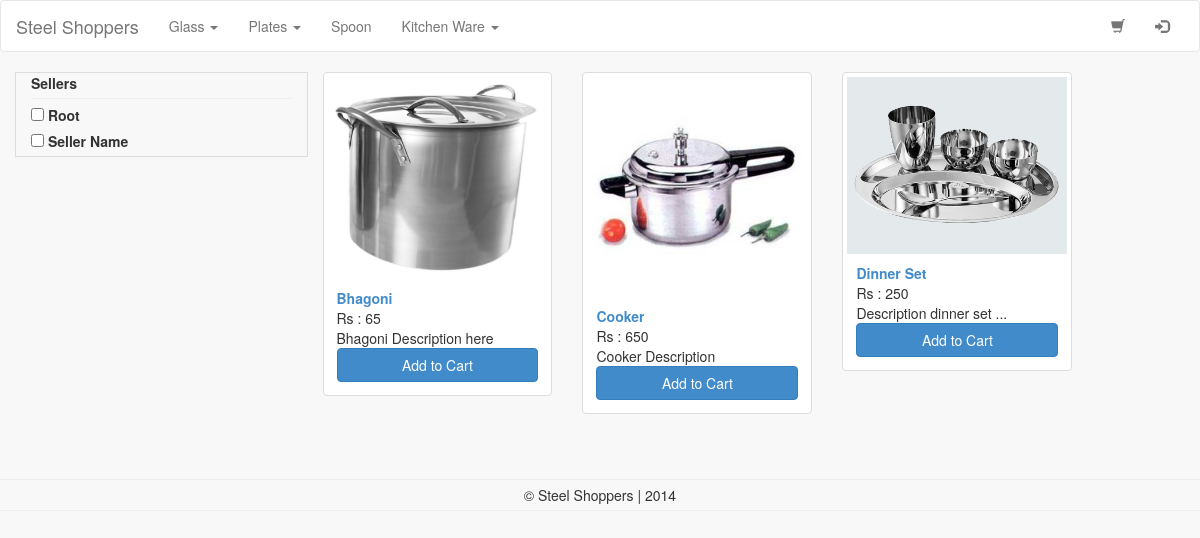
Page /category.php?category=Kitchen Ware on the committed database.
### tables this page shows
CREATE TABLE IF NOT EXISTS `ss_category` (
  `id` int(10) NOT NULL AUTO_INCREMENT,
  `category` varchar(200) NOT NULL,
  `description` varchar(500) NOT NULL,
  PRIMARY KEY (`id`)
);

CREATE TABLE IF NOT EXISTS `ss_user` (
  `id` int(11) NOT NULL AUTO_INCREMENT,
  `username` varchar(20) NOT NULL,
  `password` varchar(64) NOT NULL,
  `salt` varchar(32) NOT NULL,
  `name` varchar(50) NOT NULL,
  `joined` datetime NOT NULL,
  `group` varchar(2) NOT NULL,
  `email` varchar(100) NOT NULL,
  `mobile` varchar(15) NOT NULL,
  `address` varchar(1000) NOT NULL,
  PRIMARY KEY (`id`)
);

CREATE TABLE IF NOT EXISTS `ss_item` (
  `id` int(50) NOT NULL AUTO_INCREMENT,
  `name` varchar(500) NOT NULL,
  `price` int(10) NOT NULL,
  `description` varchar(1000) DEFAULT NULL,
  `category` varchar(200) NOT NULL,
  `sub_category` varchar(10) DEFAULT NULL,
  `seller_id` int(10) DEFAULT NULL,
  `image` varchar(250) NOT NULL,
  PRIMARY KEY (`id`)
);

### classes/DB.php (called while the page is built, shortened)
<?php
class DB {
    private static $_instance = null;
    private $_pdo,
            $_query,
            $_error = false,
            $_results,
            $_count = 0;
    private function __construct() {
        try {
            $this->_pdo = new PDO('mysql:host=' . Config::get('mysql/host') . ';dbname=' . Config::get('mysql/db'), Config::get('mysql/username'), Config::get('mysql/password'));
        } catch(PDOException $e) {
            die($e->getMessage());
        }
    }
    public static function getInstance() {
        if(!isset(self::$_instance)) {
            self::$_instance = new DB();
        }
        return self::$_instance;
    }
    public function query($sql, $params = array()) {
        $this->_error = false;
        if($this->_query = $this->_pdo->prepare($sql)) {
            $x = 1;
            if(count($params)) {
                foreach($params as $param) {
                    $this->_query->bindValue($x, $param);
                    $x++;
                }
            }
            if($this->_query->execute()) {
                $this->_results = $this->_query->fetchAll(PDO::FETCH_OBJ);
                $this->_count = $this->_query->rowCount();
            } else {
                $this->_error = true;
            }
        }
        return $this;
    }
    public function action($action, $table, $where = array(), $limit = 30) {
        if(count($where) === 3) {
            $operators = array('=', '>', '<', '>=', '<=');
            $field = $where[0];
            $operator = $where[1];
            $value = $where[2];
            if(in_array($operator, $operators)) {
                $sql = "{$action} FROM {$table} WHERE {$field} {$operator} ? LIMIT {$limit}";
                if(!$this->query($sql, array($value))->error()) {
                    return $this;
                }
            }
        }
        return false;
    }
    public function get($table, $where) {
        return $this->action('SELECT *', $table, $where);
    }
    public function results() {
        return $this->_results;
    }
    public function error() {
        return $this->_error;
    }
    public function count() {
        return $this->_count;
    }
}

### classes/Category.php (called while the page is built, shortened)
<?php
class Category {
    private $_db,
            $_subCategory,
            $_category;
    public function __construct() {
        $this->_db = DB::getInstance();
        $this->_category = $this->_db->action("SELECT *", "ss_category", array('1', '=', '1'));
    }
    public function exist() {
        return (!empty($this->_category)) ? true : false;
    }
    public function get() {
        return $this->_category;
    }
    public function rows() {
        return $this->_category->count();
    }
}

### classes/Config.php (called while the page is built)
<?php
class Config {
    public static function get($path = null) {
        if($path) {
            $config = $GLOBALS['config'];
            $path = explode('/', $path);
            foreach($path as $bit) {
                if(isset($config[$bit])) {
                    $config = $config[$bit];
                }
            }
            return $config;
        }
        return false;
    }
}

### classes/User.php (called while the page is built, shortened)
<?php
class User {
    private $_db,
            $_data,
            $_sessionName,
            $_cookieName,
            $_isLoggedIn;
    public function __construct($user = null) {
        $this->_sessionName = Config::get('session/session_name');
    }
    public function isLoggedIn() {
        return $this->_isLoggedIn;
    }
}

### classes/Session.php (called while the page is built, shortened)
<?php
class Session {
    public static function exists($name) {
        return (isset($_SESSION[$name])) ? true : false ;
    }
}

### classes/Input.php (called while the page is built, shortened)
<?php
class Input {
    public static function exists($type = 'post') {
        switch($type) {
            case 'get';
                return (!empty($_GET)) ? true : false ;
                break;
        }
    }
    public static function get($item) {
        if(isset($_POST[$item])) {
            return $_POST[$item];
        } elseif (isset($_GET[$item])) {
            return $_GET[$item];
        }
        return '';
    }
}

### category.php (the view, shortened to what this page needs)
<?php
require_once 'header.php';
?>
    <div class="container">
        <div class="row">
            <div class="col-sm-12 col-md-3 col-lg-3 table-bordered">
                <p><b>Sellers</b></p><hr>
                <?php
                $db = DB::getInstance();
                $sellers = $db->get('ss_user', array('`group`', '=', '3'));
                $totalSellers = $sellers->count();
                $sellers = $sellers->results();
                for($x = 0; $x<$totalSellers; $x++) {
                    echo '<label><input type="checkbox" name="seller" value="' . $sellers[$x]->id . '"> ' . $sellers[$x]->name . '</label><br>';
                }
                ?>
            </div>
            <div class="col-sm-12 col-md-8 col-lg-8">
                <?php
                if(Input::exists('get')) {
                    if(Input::get('category')) {
                        $category = Input::get('category');
                        $result = $db->get('ss_item', array('category', '=', $category));
                        $items = $result->results();
                        $count = $result->count();
                        if($count == 0) {
                            ?>
                            <div class="row">
                                <div class="col-lg-12">
                                    <div class="noItems">
                                        <h2>Currently, there is no Items in this category.</h2>
                                    </div>
                                </div>
                            </div>
                        <?php
                        } else {
                            for($x = 0; $x<$count; $x++) {
                                ?>
                                <div class="row">
                                    <?php
                                    for($y = 0; $y < 3; $y++) {
                                        ?>
                                        <div class="col-sm-6 col-md-3 col-lg-4">
                                            <?php
                                            if($x>=$count) {
                                                echo '';
                                            } else {
                                                ?>
                                                <div id="over" class="thumbnail">
                                                    <img src="product-images/<?=$items[$x]->image ?>" width="100%">
                                                    <div class="caption">
                                                        <b><a href="item.php?id=<?=$items[$x]->id ?>"><?=$items[$x]->name ?></a></b>
                                                        <br>Rs : <?=$items[$x]->price ?>
                                                        <p><?=$items[$x]->description ?></p>
                                                        <button class="btn btn-primary btn-block center-block" onclick="cart('<?=$items[$x]->id ?>')">Add to Cart</button>
                                                    </div>
                                                </div>
                                            <?php
                                            }
                                            ?>
                                        </div>
                                        <?php
                                        $x++;
                                    }
                                    $x--;
                                    ?>
                                </div>
                            <?php
                            }
                        }
                    }
                }
                ?>
            </div>
        </div>
    </div>
<?php
require_once 'footer.php';

### header.php (shortened to what this page needs)
<?php
$user = new User();
?>
<!DOCTYPE html>
<html>
<head>
    <link rel="stylesheet" href="css/bootstrap.min.css">
    <link rel="stylesheet" href="css/style.css">
    <link rel="stylesheet" type="text/css" href="engine1/style.css" />
</head>
<body>
<nav class="navbar navbar-default" role="navigation">
    <div class="container-fluid">
        <div class="navbar-header">
            <a class="navbar-brand" href="index.php">Steel Shoppers</a>
        </div>
        <div class="collapse navbar-collapse" id="bs-example-navbar-collapse-1">
            <ul class="nav navbar-nav">
                <?php
                $category = new Category();
                if($category->exist()){
                    $data = $category->get()->results();
                    $count = $category->rows();
                    for($x = 0; $x<$count; $x++) {
                        $id = $data[$x]->id;
                        $subCategory = $category->subCategory($id)->results();
                        if(empty($subCategory)) {
                    ?>
                    <li>
                        <a href="category.php?category=<?php echo $data[$x]->category; ?>"><?php echo $data[$x]->category; ?></a>
                    </li>
                    <?php
                        } else {
                            ?>
                            <li class="dropdown">
                                <a href="category.php?category=<?php echo $data[$x]->category; ?>"  class="dropdown-toggle" data-toggle="dropdown"><?php echo $data[$x]->category; ?> <span class="caret"></span></a>
                            </li>
                            <?php
                        }
                    }
                }
                ?>
            </ul>
            <ul class="nav navbar-nav navbar-right">
                <li><a href="cart.php"><span class="glyphicon glyphicon-shopping-cart"><span class="badge" id="cart"></span></span></a></li>
                <li>
                    <?php
                    if($user->isLoggedIn()) {
                        echo '<a href="logout.php"><span class="glyphicon glyphicon-log-out"></span></a>';
                    } else {
                        echo '<a href="login.php"><span class="glyphicon glyphicon-log-in"></span></a>';
                    }
                    ?>
                </li>
            </ul>
        </div>
    </div>
</nav>

### css/style.css (style rules this page uses)
body { background-color: #f8f8f8; }
p { margin: 0 0; }
nav { background-color: #fff !important; }
hr { margin: 5px 0px; }
.row { margin-bottom: 20px !important; }

### rows in the picture
ss_category: category "Glass"
ss_category: category "Plates"
ss_category: category "Spoon"
ss_category: category "Kitchen Ware"
ss_user: name "Root"
ss_user: name "Seller Name"
ss_item: image (picture), name "Bhagoni", price "65", description "Bhagoni Description here"
ss_item: image (picture), name "Cooker", price "650", description "Cooker Description"
ss_item: image (picture), name "Dinner Set", price "250", description "Description dinner set ..."
